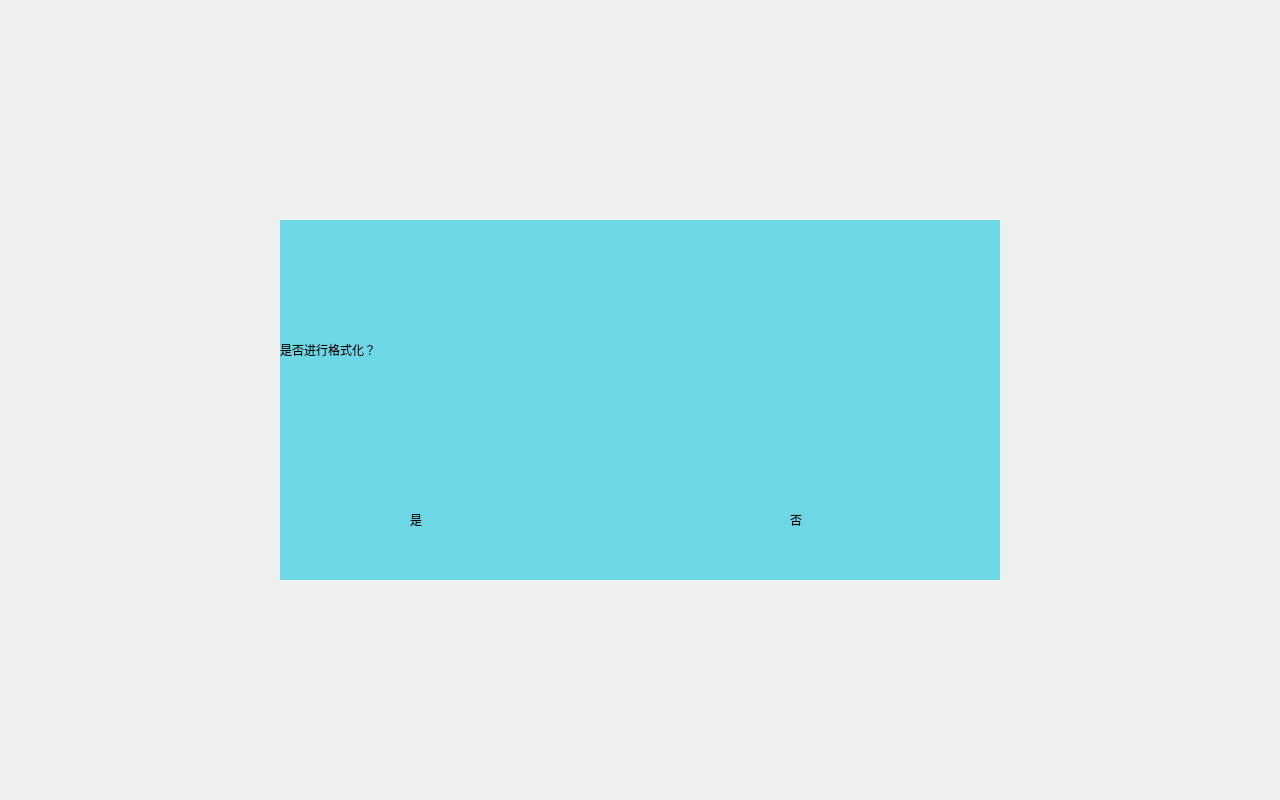
<?xml version="1.0" encoding="UTF-8"?>
<ui version="4.0">
 <class>formatting</class>
 <widget class="QWidget" name="formatting">
  <property name="geometry">
   <rect>
    <x>0</x>
    <y>0</y>
    <width>1280</width>
    <height>800</height>
   </rect>
  </property>
  <property name="windowTitle">
   <string>Form</string>
  </property>
  <widget class="QLabel" name="label">
   <property name="geometry">
    <rect>
     <x>0</x>
     <y>0</y>
     <width>1280</width>
     <height>800</height>
    </rect>
   </property>
   <property name="text">
    <string/>
   </property>
  </widget>
  <widget class="Label_yes_format" name="label_yes">
   <property name="geometry">
    <rect>
     <x>410</x>
     <y>490</y>
     <width>100</width>
     <height>60</height>
    </rect>
   </property>
   <property name="text">
    <string>是</string>
   </property>
  </widget>
  <widget class="QLabel" name="label_backdrop">
   <property name="geometry">
    <rect>
     <x>280</x>
     <y>220</y>
     <width>720</width>
     <height>360</height>
    </rect>
   </property>
   <property name="styleSheet">
    <string notr="true">background-color: rgb(110, 215, 230);</string>
   </property>
   <property name="text">
    <string/>
   </property>
  </widget>
  <widget class="QLabel" name="label_num">
   <property name="geometry">
    <rect>
     <x>280</x>
     <y>330</y>
     <width>720</width>
     <height>40</height>
    </rect>
   </property>
   <property name="text">
    <string>是否进行格式化？</string>
   </property>
  </widget>
  <widget class="Label_no_format" name="label_no">
   <property name="geometry">
    <rect>
     <x>790</x>
     <y>490</y>
     <width>100</width>
     <height>60</height>
    </rect>
   </property>
   <property name="text">
    <string>否</string>
   </property>
  </widget>
  <zorder>label</zorder>
  <zorder>label_backdrop</zorder>
  <zorder>label_yes</zorder>
  <zorder>label_num</zorder>
  <zorder>label_no</zorder>
 </widget>
 <customwidgets>
  <customwidget>
   <class>Label_no_format</class>
   <extends>QLabel</extends>
   <header>formatting.h</header>
  </customwidget>
  <customwidget>
   <class>Label_yes_format</class>
   <extends>QLabel</extends>
   <header>formatting.h</header>
  </customwidget>
 </customwidgets>
 <resources/>
 <connections/>
</ui>
